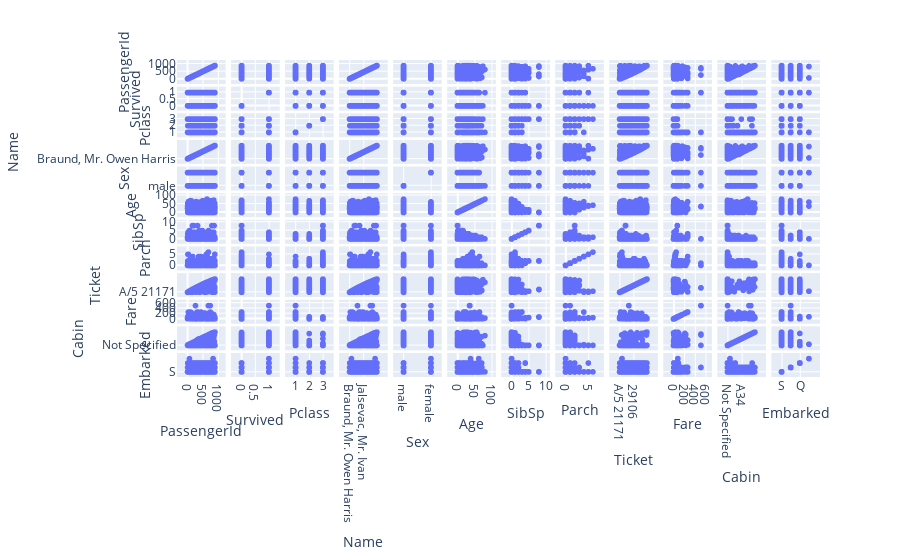

Notebook code cell kept with this figure:
### Code cell
px.scatter_matrix(data)

### Figure 1 — Plotly figure (JSON) as saved in the notebook; plotly's stock layout.template omitted (floating-point values rounded to 4 significant figures; data arrays with more than 128 entries replaced by an {"elided": "..."} marker saying what was removed)
{"data": [{"dimensions": [{"axis": {"matches": true}, "label": "PassengerId", "values": {"elided": "891 int values"}}, {"axis": {"matches": true}, "label": "Survived", "values": {"elided": "891 int values"}}, {"axis": {"matches": true}, "label": "Pclass", "values": {"elided": "891 int values"}}, {"axis": {"matches": true}, "label": "Name", "values": {"elided": "891 str values"}}, {"axis": {"matches": true}, "label": "Sex", "values": {"elided": "891 str values"}}, {"axis": {"matches": true}, "label": "Age", "values": {"elided": "891 float values"}}, {"axis": {"matches": true}, "label": "SibSp", "values": {"elided": "891 int values"}}, {"axis": {"matches": true}, "label": "Parch", "values": {"elided": "891 int values"}}, {"axis": {"matches": true}, "label": "Ticket", "values": {"elided": "891 str values"}}, {"axis": {"matches": true}, "label": "Fare", "values": {"elided": "891 float values"}}, {"axis": {"matches": true}, "label": "Cabin", "values": {"elided": "891 str values"}}, {"axis": {"matches": true}, "label": "Embarked", "values": {"elided": "891 str values"}}], "hovertemplate": "%{xaxis.title.text}=%{x}<br>%{yaxis.title.text}=%{y}<extra></extra>", "legendgroup": "", "marker": {"color": "#636efa", "symbol": "circle"}, "name": "", "showlegend": false, "type": "splom"}], "layout": {"dragmode": "select", "legend": {"tracegroupgap": 0}, "margin": {"t": 60}}}
